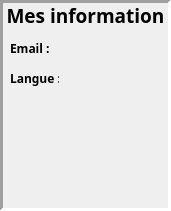
    <widget class="QFrame" name="info_frame_t">
     <property name="geometry">
      <rect>
       <x>1020</x>
       <y>40</y>
       <width>171</width>
       <height>211</height>
      </rect>
     </property>
     <property name="frameShape">
      <enum>QFrame::Panel</enum>
     </property>
     <property name="frameShadow">
      <enum>QFrame::Sunken</enum>
     </property>
     <property name="lineWidth">
      <number>3</number>
     </property>
     <widget class="QLabel" name="myinfo_label_t">
      <property name="geometry">
       <rect>
        <x>5</x>
        <y>5</y>
        <width>161</width>
        <height>21</height>
       </rect>
      </property>
      <property name="font">
       <font>
        <family>SamsungOneUILatin 700</family>
        <pointsize>14</pointsize>
        <bold>true</bold>
       </font>
      </property>
      <property name="text">
       <string>Mes information</string>
      </property>
      <property name="alignment">
       <set>Qt::AlignCenter</set>
      </property>
     </widget>
     <widget class="QLabel" name="email_label_t">
      <property name="geometry">
       <rect>
        <x>10</x>
        <y>40</y>
        <width>49</width>
        <height>16</height>
       </rect>
      </property>
      <property name="font">
       <font>
        <family>SamsungOneUILatin 700C</family>
        <bold>true</bold>
       </font>
      </property>
      <property name="text">
       <string>Email :</string>
      </property>
     </widget>
     <widget class="QLabel" name="language_label_t">
      <property name="geometry">
       <rect>
        <x>10</x>
        <y>70</y>
        <width>49</width>
        <height>16</height>
       </rect>
      </property>
      <property name="font">
       <font>
        <family>SamsungOneUILatin 700C</family>
        <bold>true</bold>
       </font>
      </property>
      <property name="text">
       <string>Langue :</string>
      </property>
     </widget>
    </widget>
